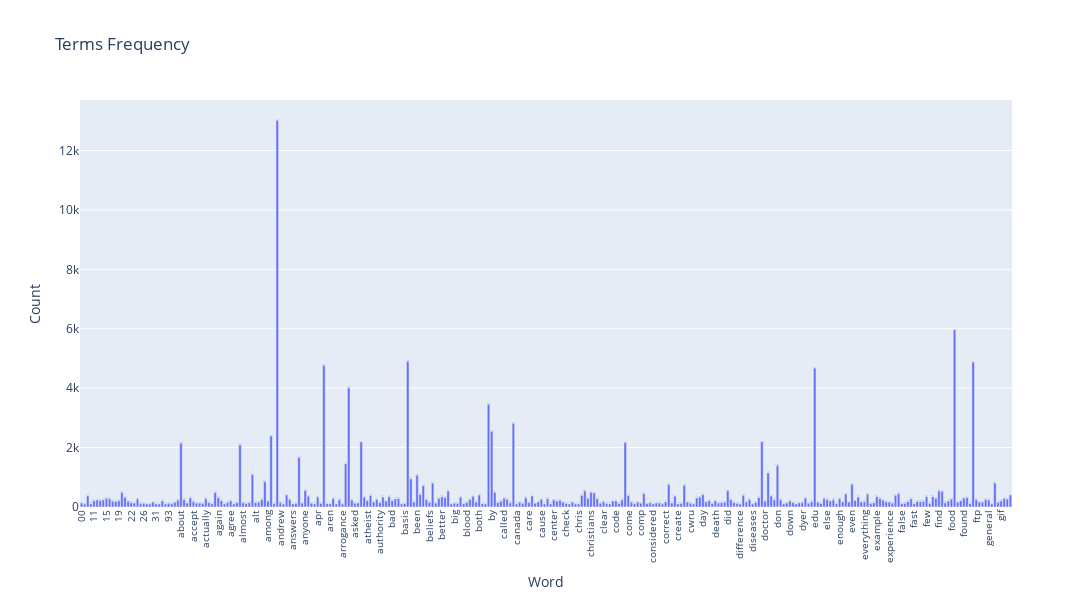

The cell this chart's notebook holds for it:
### Markdown cell above
### >>> **Exercise 12 (take home):**
If you want a nicer interactive visualization here, I would encourage you try to install and use plotly to achieve this.

### Code cell
# Answer here
term_freqs = np.array(X_counts.sum(axis=0)).ravel()
min_freq = 100
mask_terms = term_freqs >= min_freq
terms = np.array(count_vect.get_feature_names_out())
terms = terms[mask_terms]
term_freq = np.asarray(X_counts.sum(axis=0))[0][np.where(mask_terms)[0]]
import plotly.express as px
import pandas as pd


df = pd.DataFrame({
    "Term": terms[0:300],         
    "Frequency": term_freq[0:300]
})


fig = px.bar(df, x="Term", y="Frequency",
             title="Terms Frequency",
             labels={"Term":"Word", "Frequency":"Count"},
             text="Frequency")  


fig.update_layout(
    xaxis_tickangle=-90,
    xaxis_tickfont_size=10,
    yaxis_tickfont_size=12,
    width=1200, height=600
)

fig.show()

### Figure 1 — Plotly figure (JSON) as saved in the notebook; plotly's stock layout.template omitted (floating-point values rounded to 4 significant figures; data arrays with more than 128 entries replaced by an {"elided": "..."} marker saying what was removed)
{"data": [{"hovertemplate": "Word=%{x}<br>Count=%{text}<extra></extra>", "legendgroup": "", "marker": {"color": "#636efa", "pattern": {"shape": ""}}, "name": "", "orientation": "v", "showlegend": false, "text": {"elided": "300 float values"}, "textposition": "auto", "type": "bar", "x": {"elided": "300 str values"}, "xaxis": "x", "y": {"elided": "300 int values"}, "yaxis": "y"}], "layout": {"barmode": "relative", "height": 600, "legend": {"tracegroupgap": 0}, "title": {"text": "Terms Frequency"}, "width": 1200, "xaxis": {"anchor": "y", "domain": [0, 1], "tickangle": -90, "tickfont": {"size": 10}, "title": {"text": "Word"}}, "yaxis": {"anchor": "x", "domain": [0, 1], "tickfont": {"size": 12}, "title": {"text": "Count"}}}}
